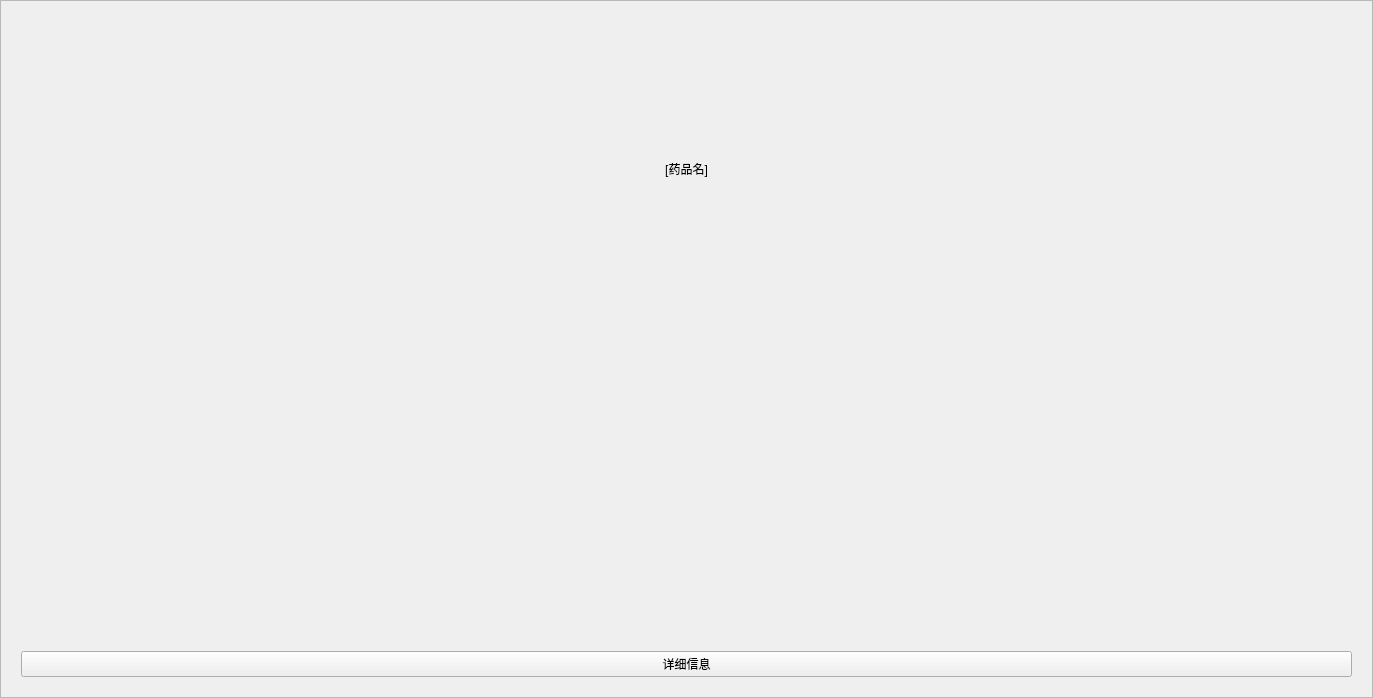
<?xml version="1.0" encoding="UTF-8"?>
<ui version="4.0">
 <class>DrugCard</class>
 <widget class="QWidget" name="DrugCard">
  <property name="geometry">
   <rect>
    <x>0</x>
    <y>0</y>
    <width>1373</width>
    <height>698</height>
   </rect>
  </property>
  <property name="sizePolicy">
   <sizepolicy hsizetype="Preferred" vsizetype="Preferred">
    <horstretch>0</horstretch>
    <verstretch>0</verstretch>
   </sizepolicy>
  </property>
  <property name="windowTitle">
   <string>Form</string>
  </property>
  <layout class="QVBoxLayout" name="verticalLayout">
   <property name="spacing">
    <number>0</number>
   </property>
   <property name="leftMargin">
    <number>0</number>
   </property>
   <property name="topMargin">
    <number>0</number>
   </property>
   <property name="rightMargin">
    <number>0</number>
   </property>
   <property name="bottomMargin">
    <number>0</number>
   </property>
   <item>
    <widget class="QFrame" name="CardFrame">
     <property name="sizePolicy">
      <sizepolicy hsizetype="Preferred" vsizetype="Preferred">
       <horstretch>0</horstretch>
       <verstretch>0</verstretch>
      </sizepolicy>
     </property>
     <property name="styleSheet">
      <string notr="true"/>
     </property>
     <property name="frameShape">
      <enum>QFrame::StyledPanel</enum>
     </property>
     <property name="frameShadow">
      <enum>QFrame::Raised</enum>
     </property>
     <layout class="QVBoxLayout" name="verticalLayout_2">
      <property name="spacing">
       <number>20</number>
      </property>
      <property name="leftMargin">
       <number>20</number>
      </property>
      <property name="topMargin">
       <number>20</number>
      </property>
      <property name="rightMargin">
       <number>20</number>
      </property>
      <property name="bottomMargin">
       <number>20</number>
      </property>
      <item>
       <widget class="QLabel" name="DrugNameLabel">
        <property name="text">
         <string>[药品名]</string>
        </property>
        <property name="alignment">
         <set>Qt::AlignCenter</set>
        </property>
       </widget>
      </item>
      <item>
       <widget class="QLabel" name="Photo">
        <property name="sizePolicy">
         <sizepolicy hsizetype="Preferred" vsizetype="Preferred">
          <horstretch>0</horstretch>
          <verstretch>0</verstretch>
         </sizepolicy>
        </property>
        <property name="text">
         <string/>
        </property>
        <property name="pixmap">
         <pixmap resource="../res.qrc">:/img/picture/DefaultPhoto.jpg</pixmap>
        </property>
        <property name="scaledContents">
         <bool>true</bool>
        </property>
        <property name="alignment">
         <set>Qt::AlignCenter</set>
        </property>
       </widget>
      </item>
      <item>
       <widget class="QPushButton" name="DetailBtn">
        <property name="text">
         <string>详细信息</string>
        </property>
       </widget>
      </item>
     </layout>
    </widget>
   </item>
  </layout>
 </widget>
 <resources>
  <include location="../res.qrc"/>
 </resources>
 <connections/>
</ui>
